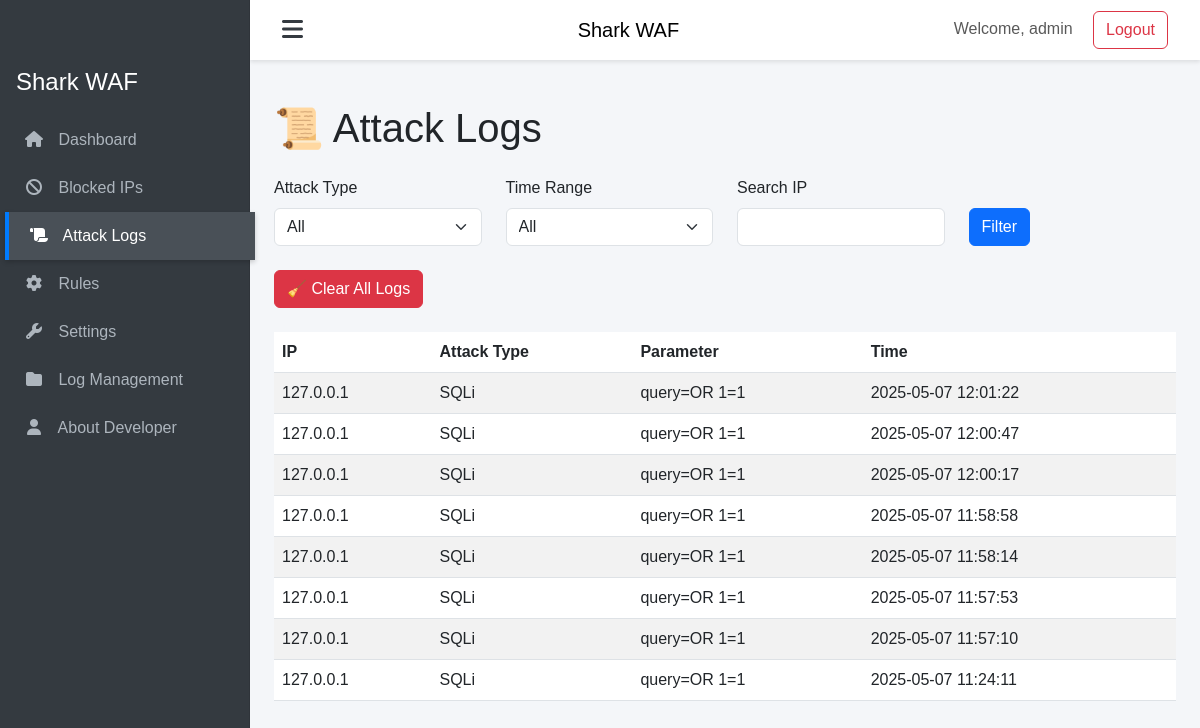
Before: /attack-logs/html (signed in) with the older database file.
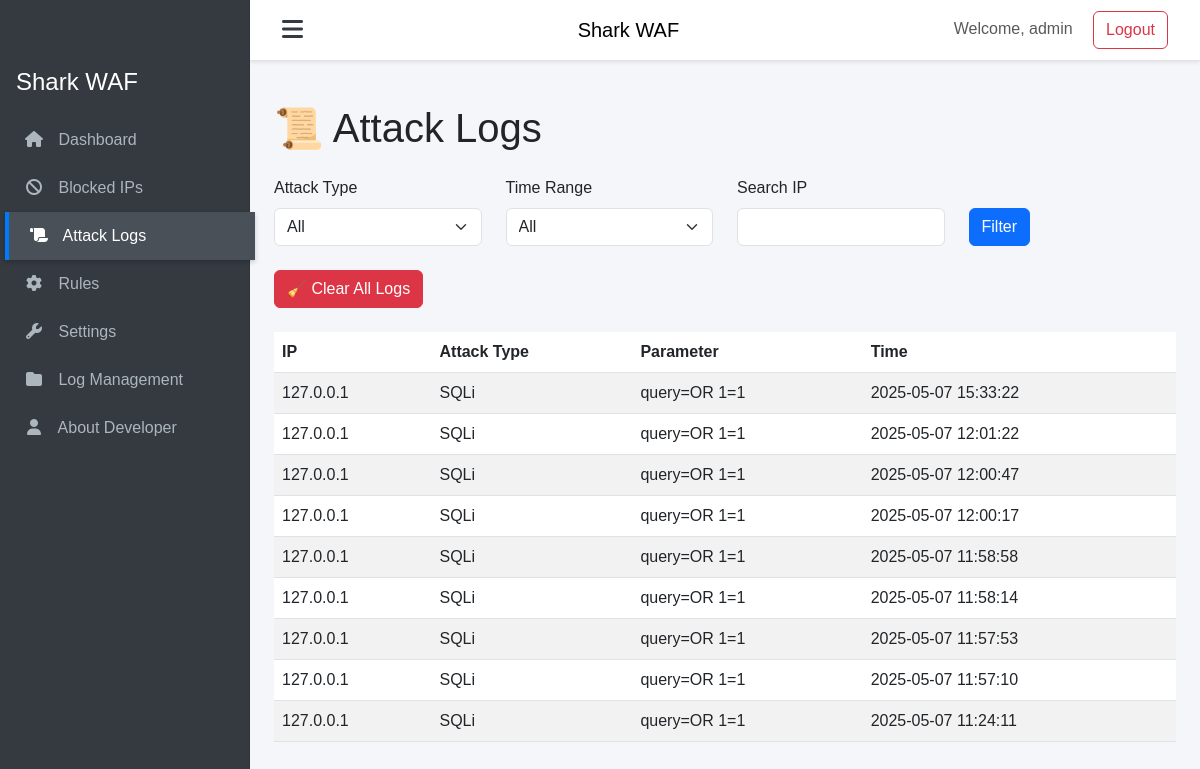
After: the same page with the newer database file.
### tables this page shows
CREATE TABLE attack_logs (
                id INTEGER PRIMARY KEY AUTOINCREMENT,
                ip TEXT,
                attack_type TEXT,
                parameter TEXT,
                timestamp REAL
            );

### waf/routes/admin_routes.py (the view)
    def decorated_function(*args, **kwargs):
        if 'user_id' not in session:
            return redirect(url_for('login'))
        return f(*args, **kwargs)

### waf/routes/admin_routes.py (called while the page is built)
def login_required(f):
    def decorated_function(*args, **kwargs):
        if 'user_id' not in session:
            return redirect(url_for('login'))
        return f(*args, **kwargs)
    decorated_function.__name__ = f.__name__
    return decorated_function

### templates/attack_logs.html (shortened to what this page needs)
{% extends 'base.html' %}
{% block content %}
<h1 class="my-4">📜 Attack Logs</h1>
<form method="POST" class="mb-4">
    <div class="row">
        <div class="col-md-3">
            <label for="attack_type" class="form-label">Attack Type</label>
            <select name="attack_type" class="form-select">
                <option value="">All</option>
            </select>
        </div>
        <div class="col-md-3">
            <label for="time_filter" class="form-label">Time Range</label>
            <select name="time_filter" class="form-select">
                <option value="all" {% if time_filter == 'all' %}selected{% endif %}>All</option>
            </select>
        </div>
        <div class="col-md-3">
            <label for="search_ip" class="form-label">Search IP</label>
            <input type="text" name="search_ip" class="form-control" value="{{ search_ip }}">
        </div>
        <div class="col-md-3 d-flex align-items-end">
            <button type="submit" class="btn btn-primary">Filter</button>
        </div>
    </div>
</form>
<form method="POST" action="/attack-logs/clear" class="mb-4">
    <button type="submit" class="btn btn-danger">🧹 Clear All Logs</button>
</form>
<table class="table table-striped">
    <thead>
        <tr>
            <th>IP</th>
            <th>Attack Type</th>
            <th>Parameter</th>
            <th>Time</th>
        </tr>
    </thead>
    <tbody>
        {% for log in logs %}
        <tr>
            <td>{{ log[0] }}</td>
            <td>{{ log[1] }}</td>
            <td>{{ log[2] }}</td>
            <td>{{ log[3] }}</td>
        </tr>
        {% endfor %}
    </tbody>
</table>
{% endblock %}

Changed rows visible on the page:
added attack_logs: ip "127.0.0.1", attack_type "SQLi", parameter "query=OR 1=1", log "2025-05-07 15:33:22"
